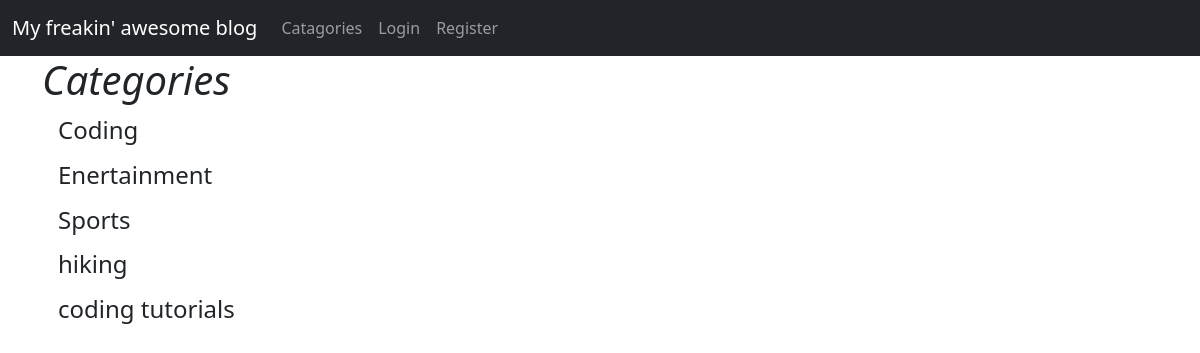
Page /categories/ on the committed database.
### blogapp/models.py (models this page shows, shortened)
class Catagory(models.Model):
    name=models.CharField(max_length=255)
    def __str__(self):
        return self.name

### blogapp/views.py (the view)
# urls.py: path('categories/',CategoryListView,name='category-list'),
def CategoryListView(request):
    cat_menu_list=Catagory.objects.all()
    return render(request,'category-list.html',{'cat_menu_list':cat_menu_list})

### templates/category-list.html (shortened to what this page needs)
{% extends 'base.html' %}
{% block content %}
    <h1><i class="fas fa-h1    ">Categories</i></h1>
        {% for items in cat_menu_list %}
        <h4><a class="dropdown-item" href="{% url 'catagory' items|slugify %}">{{items}}</a></h4>
        {% endfor %}
{% endblock %}

### rows in the picture
Catagory: name "Coding"
Catagory: name "Enertainment"
Catagory: name "Sports"
Catagory: name "hiking"
Catagory: name "coding tutorials"
